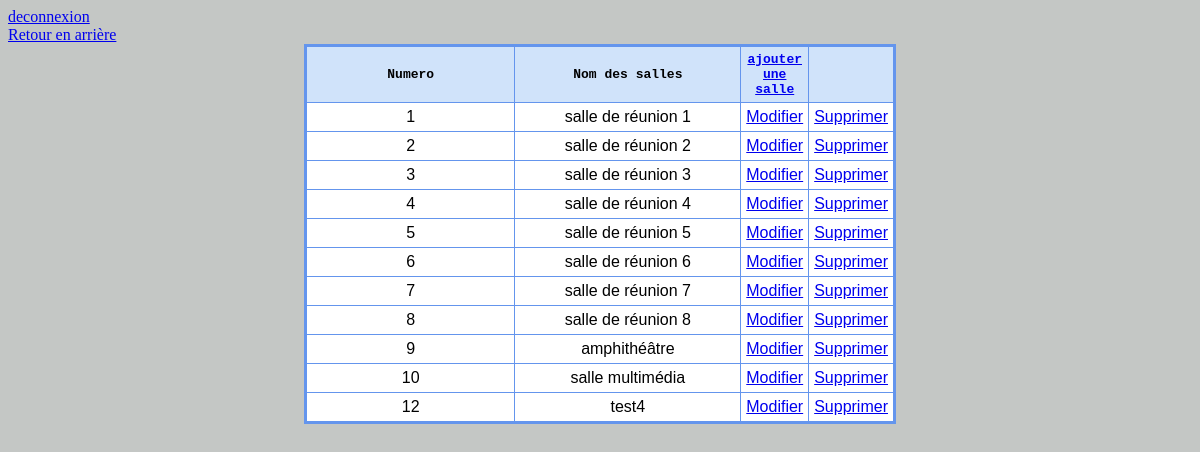
Screenshot of /modification_salle.php with the database file from the repository.
### tables this page shows
CREATE TABLE `salle` (
  `id_salle` int(11) NOT NULL,
  `nom_salle` varchar(100) NOT NULL
);

### modification_salle.php (the view, shortened to what this page needs)
<link rel="stylesheet" type="text/css" href="css/modification_salle.css" />
<a href="deconnexion.php">deconnexion</a>
</br><a href="admin.php">Retour en arrière</a>
<table id="tableau" data-responsive="table">
	<thead>
		<tr>
			<th>Numero</th>
			<th>Nom des salles</th>
			<th> <a href="ajouter_salle.php">ajouter une salle</a></th>
			<th> </th>
		</tr>
	</thead>
	<tbody>
<?php
				include('config.php');
				$result =mysqli_query($mysqli,
					"SELECT *
					FROM salle;");
while($res = mysqli_fetch_array($result)) {
echo "<tr>";
echo "<td>".$res['id_salle']."</td>";
echo "<td>".$res['nom_salle']."</td>";
echo "<td><a href=\"mod_salle.php?id=$res[id_salle]&nom=$res[nom_salle]\">Modifier </a>";
echo "<td><a href=\"suppression.php?id=$res[id_salle]\">Supprimer</a>";
}
?>
</tbody>
</table>
</body>
</html>

### css/modification_salle.css (style rules this page uses)
table { border: medium solid #6495ed; border-collapse: collapse; width: 50%; margin:auto; }
th { font-family: monospace; border: thin solid #6495ed; width: 50%; padding: 5px; background-color: #D0E3FA; }
td { font-family: sans-serif; border: thin solid #6495ed; width: 50%; padding: 5px; text-align: center; background-color: #ffffff; }

### rows the page displays
salle: id_salle "1", nom_salle "salle de réunion 1"
salle: id_salle "2", nom_salle "salle de réunion 2"
salle: id_salle "3", nom_salle "salle de réunion 3"
salle: id_salle "4", nom_salle "salle de réunion 4"
salle: id_salle "5", nom_salle "salle de réunion 5"
salle: id_salle "6", nom_salle "salle de réunion 6"
salle: id_salle "7", nom_salle "salle de réunion 7"
salle: id_salle "8", nom_salle "salle de réunion 8"
salle: id_salle "9", nom_salle "amphithéâtre"
salle: id_salle "10", nom_salle "salle multimédia"
salle: id_salle "12", nom_salle "test4"
